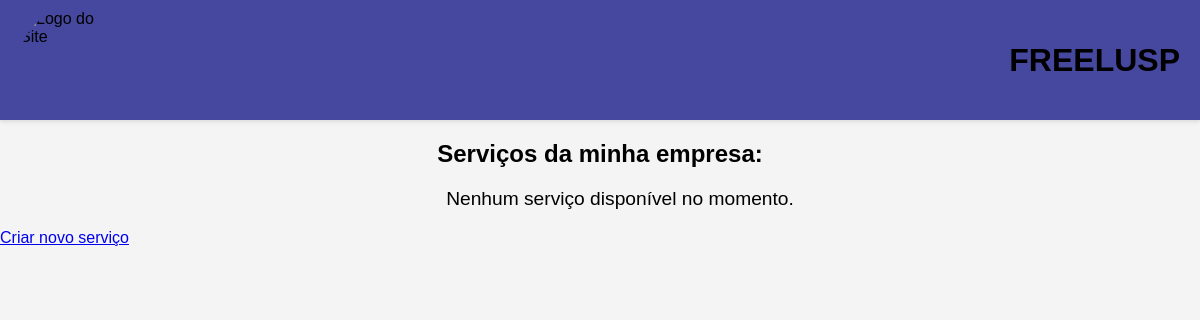
Before: /servicos-da-empresa/ (signed in) with the older database file.
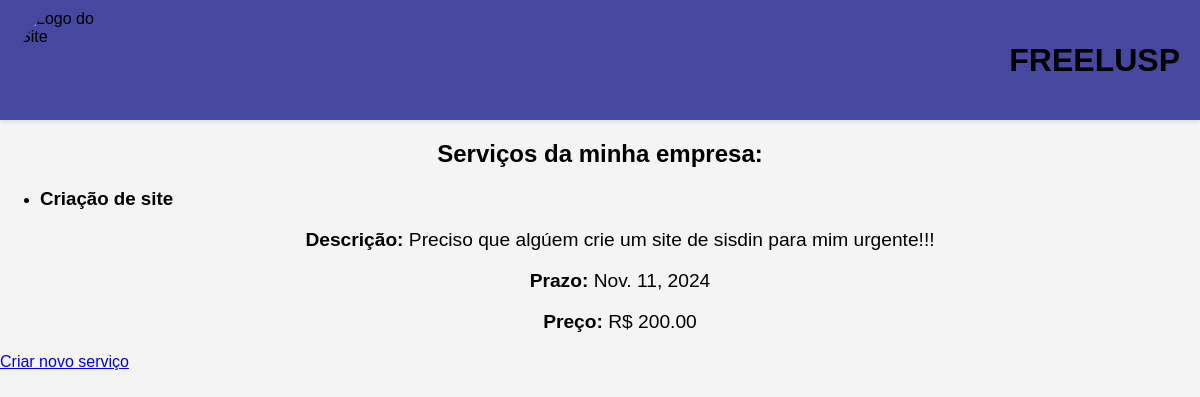
After: the same page with the newer database file.
### meu_app/models.py (models this page shows, shortened)
class Servico(models.Model):
    titulo = models.CharField(max_length=100)
    descricao = models.TextField()
    prazo = models.DateField()
    preco = models.DecimalField(max_digits=10, decimal_places=2)
    empresa = models.ForeignKey(Empresa, on_delete=models.CASCADE, related_name='servicos')

### meu_app/views.py (the view)
# urls.py: path('servicos-da-empresa/', views.servicosDaEmpresa, name='servicosDaEmpresa'),
def servicosDaEmpresa(request):
    if request.user.is_authenticated and request.user.is_company:
        empresa = Empresa.objects.get(user=request.user)
        servicos = Servico.objects.filter(empresa=empresa)
    else:
        servicos = Servico.objects.none()
    return render(request, 'servicosDaEmpresa.html', {'servicos': servicos})

### meu_app/templates/servicosDaEmpresa.html (shortened to what this page needs)
{% extends 'base.html' %}
{% block content %}
    <h2>Serviços da minha empresa: </h2>
    <ul>
        {% for servico in servicos %}
        <li>
            <h3>{{ servico.titulo }}</h3>
            <p><strong>Descrição:</strong> {{ servico.descricao }}</p>
            <p><strong>Prazo:</strong> {{ servico.prazo }}</p>
            <p><strong>Preço:</strong> R$ {{ servico.preco }}</p>
        </li>
        {% empty %}
        <p>Nenhum serviço disponível no momento.</p>
        {% endfor %}
    </ul>
    <a href="{% url 'criar_servico' %}">Criar novo serviço</a>
{% endblock %}

Changed rows visible on the page:
added Servico: titulo "Criação de site", descricao "Preciso que algúem crie um site de sisdin para mim urgente!!!", prazo "Nov. 11, 2024", preco "200.00"
Other visible differences:
text no longer shown: "Nenhum serviço disponível no momento."
